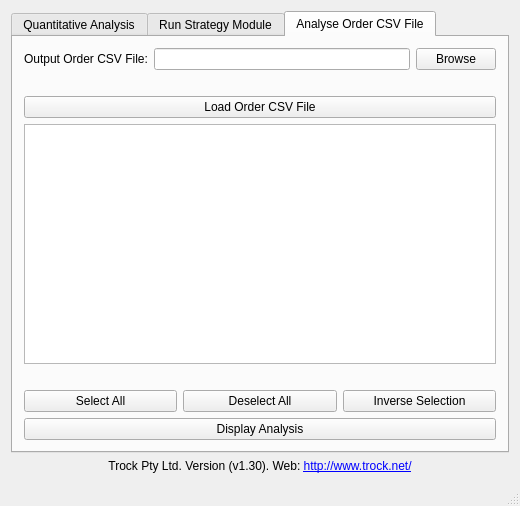
<?xml version="1.0" encoding="UTF-8"?>
<ui version="4.0">
 <class>MainWindow</class>
 <widget class="QMainWindow" name="MainWindow">
  <property name="geometry">
   <rect>
    <x>0</x>
    <y>0</y>
    <width>520</width>
    <height>506</height>
   </rect>
  </property>
  <property name="sizePolicy">
   <sizepolicy hsizetype="Preferred" vsizetype="Preferred">
    <horstretch>80</horstretch>
    <verstretch>0</verstretch>
   </sizepolicy>
  </property>
  <property name="windowTitle">
   <string>Trock Testing Platform</string>
  </property>
  <widget class="QWidget" name="centralWidget">
   <property name="enabled">
    <bool>true</bool>
   </property>
   <property name="sizePolicy">
    <sizepolicy hsizetype="Preferred" vsizetype="Preferred">
     <horstretch>0</horstretch>
     <verstretch>0</verstretch>
    </sizepolicy>
   </property>
   <property name="minimumSize">
    <size>
     <width>520</width>
     <height>450</height>
    </size>
   </property>
   <layout class="QVBoxLayout" name="verticalLayout_2">
    <item>
     <widget class="QTabWidget" name="analysis_prep">
      <property name="focusPolicy">
       <enum>Qt::TabFocus</enum>
      </property>
      <property name="styleSheet">
       <string notr="true"/>
      </property>
      <property name="currentIndex">
       <number>2</number>
      </property>
      <widget class="QWidget" name="quantitative_tab">
       <attribute name="title">
        <string>Quantitative Analysis</string>
       </attribute>
      </widget>
      <widget class="QWidget" name="run_tab">
       <attribute name="title">
        <string>Run Strategy Module</string>
       </attribute>
       <layout class="QVBoxLayout" name="verticalLayout_3">
        <item>
         <layout class="QVBoxLayout" name="programLayout">
          <item>
           <widget class="QLabel" name="strategy_module_label">
            <property name="text">
             <string>Strategy Module</string>
            </property>
           </widget>
          </item>
          <item>
           <layout class="QHBoxLayout" name="strategyModuleLayout">
            <item>
             <widget class="QLineEdit" name="strategy_module_location"/>
            </item>
            <item>
             <widget class="QPushButton" name="browseModule">
              <property name="enabled">
               <bool>true</bool>
              </property>
              <property name="text">
               <string>Browse</string>
              </property>
             </widget>
            </item>
           </layout>
          </item>
          <item>
           <widget class="QLabel" name="input_csv_label">
            <property name="text">
             <string>Input CSV</string>
            </property>
           </widget>
          </item>
          <item>
           <layout class="QHBoxLayout" name="inputCSVLayout">
            <item>
             <widget class="QLineEdit" name="input_csv_location"/>
            </item>
            <item>
             <widget class="QPushButton" name="browseCSV">
              <property name="text">
               <string>Browse</string>
              </property>
             </widget>
            </item>
           </layout>
          </item>
          <item>
           <widget class="QLabel" name="inputcsv_valid">
            <property name="font">
             <font>
              <weight>50</weight>
              <bold>false</bold>
             </font>
            </property>
            <property name="styleSheet">
             <string notr="true">color: rgb(255, 0, 0);</string>
            </property>
            <property name="text">
             <string/>
            </property>
           </widget>
          </item>
          <item>
           <widget class="QLabel" name="parameters_label">
            <property name="font">
             <font>
              <weight>75</weight>
              <bold>true</bold>
             </font>
            </property>
            <property name="text">
             <string>Parameters</string>
            </property>
           </widget>
          </item>
          <item>
           <layout class="QGridLayout" name="_2">
            <property name="leftMargin">
             <number>1</number>
            </property>
            <item row="0" column="1">
             <widget class="QLabel" name="threshold_label">
              <property name="text">
               <string>Threshold</string>
              </property>
             </widget>
            </item>
            <item row="0" column="2">
             <widget class="QDoubleSpinBox" name="threshold">
              <property name="decimals">
               <number>4</number>
              </property>
              <property name="maximum">
               <double>1.000000000000000</double>
              </property>
              <property name="singleStep">
               <double>1.000000000000000</double>
              </property>
              <property name="value">
               <double>0.000100000000000</double>
              </property>
             </widget>
            </item>
           </layout>
          </item>
          <item>
           <layout class="QHBoxLayout" name="returnInCalculationLayout">
            <item>
             <widget class="QLabel" name="returnsInCalculation_label">
              <property name="text">
               <string>Returns in calculation</string>
              </property>
             </widget>
            </item>
            <item>
             <widget class="QSpinBox" name="returnsInCalculation">
              <property name="locale">
               <locale language="English" country="UnitedKingdom"/>
              </property>
              <property name="maximum">
               <number>9999</number>
              </property>
              <property name="value">
               <number>5</number>
              </property>
             </widget>
            </item>
           </layout>
          </item>
          <item>
           <layout class="QHBoxLayout" name="dateLayout">
            <item>
             <widget class="QLabel" name="start_date_label">
              <property name="text">
               <string>Start Date</string>
              </property>
             </widget>
            </item>
            <item>
             <widget class="QDateEdit" name="start_date">
              <property name="displayFormat">
               <string>dd/MM/yyyy</string>
              </property>
              <property name="calendarPopup">
               <bool>true</bool>
              </property>
             </widget>
            </item>
            <item>
             <widget class="QLabel" name="end_date_label">
              <property name="text">
               <string>End Date</string>
              </property>
             </widget>
            </item>
            <item>
             <widget class="QDateEdit" name="end_date">
              <property name="displayFormat">
               <string>dd/MM/yyyy</string>
              </property>
              <property name="calendarPopup">
               <bool>true</bool>
              </property>
             </widget>
            </item>
           </layout>
          </item>
          <item>
           <widget class="QLabel" name="date_valid">
            <property name="styleSheet">
             <string notr="true">color:red;</string>
            </property>
            <property name="text">
             <string/>
            </property>
           </widget>
          </item>
          <item>
           <layout class="QGridLayout" name="executeLayout">
            <property name="spacing">
             <number>5</number>
            </property>
            <item row="0" column="0" alignment="Qt::AlignLeft">
             <widget class="QLabel" name="execution_status">
              <property name="sizePolicy">
               <sizepolicy hsizetype="Preferred" vsizetype="Preferred">
                <horstretch>80</horstretch>
                <verstretch>0</verstretch>
               </sizepolicy>
              </property>
              <property name="text">
               <string/>
              </property>
             </widget>
            </item>
            <item row="0" column="1">
             <widget class="QPushButton" name="execute_button">
              <property name="text">
               <string>Execute</string>
              </property>
             </widget>
            </item>
           </layout>
          </item>
         </layout>
        </item>
       </layout>
      </widget>
      <widget class="QWidget" name="analyse_tab">
       <attribute name="title">
        <string>Analyse Order CSV File</string>
       </attribute>
       <layout class="QVBoxLayout" name="verticalLayout">
        <item>
         <layout class="QHBoxLayout" name="strategyModuleLayout_2">
          <item>
           <widget class="QLabel" name="outputcsv_label">
            <property name="text">
             <string>Output Order CSV File:</string>
            </property>
           </widget>
          </item>
          <item>
           <widget class="QLineEdit" name="output_csv_location"/>
          </item>
          <item>
           <widget class="QPushButton" name="browse_outputcsv">
            <property name="enabled">
             <bool>true</bool>
            </property>
            <property name="text">
             <string>Browse</string>
            </property>
           </widget>
          </item>
         </layout>
        </item>
        <item>
         <layout class="QHBoxLayout" name="horizontalLayout">
          <property name="sizeConstraint">
           <enum>QLayout::SetMinimumSize</enum>
          </property>
          <item>
           <widget class="QLabel" name="output_csv_valid">
            <property name="autoFillBackground">
             <bool>false</bool>
            </property>
            <property name="styleSheet">
             <string notr="true">color: rgb(255, 0, 0);</string>
            </property>
            <property name="text">
             <string/>
            </property>
           </widget>
          </item>
         </layout>
        </item>
        <item>
         <widget class="QPushButton" name="loadorder_button">
          <property name="text">
           <string>Load Order CSV File</string>
          </property>
         </widget>
        </item>
        <item>
         <widget class="QListWidget" name="listWidget"/>
        </item>
        <item>
         <layout class="QHBoxLayout" name="horizontalLayout_3">
          <item>
           <widget class="QLabel" name="analysis_error_msg">
            <property name="styleSheet">
             <string notr="true">color: rgb(255, 0, 0);</string>
            </property>
            <property name="text">
             <string/>
            </property>
           </widget>
          </item>
         </layout>
        </item>
        <item>
         <layout class="QHBoxLayout" name="horizontalLayout_2">
          <item>
           <widget class="QPushButton" name="selectall">
            <property name="text">
             <string>Select All</string>
            </property>
           </widget>
          </item>
          <item>
           <widget class="QPushButton" name="deselectall">
            <property name="text">
             <string>Deselect All</string>
            </property>
           </widget>
          </item>
          <item>
           <widget class="QPushButton" name="inverseSelection">
            <property name="text">
             <string>Inverse Selection</string>
            </property>
           </widget>
          </item>
         </layout>
        </item>
        <item>
         <widget class="QPushButton" name="showanalysis_button">
          <property name="text">
           <string>Display Analysis</string>
          </property>
         </widget>
        </item>
       </layout>
      </widget>
     </widget>
    </item>
    <item>
     <widget class="QLabel" name="companylabel">
      <property name="text">
       <string>&lt;html&gt;&lt;head/&gt;&lt;body&gt;&lt;p align=&quot;center&quot;&gt;Trock Pty Ltd. Version (v1.30). Web: &lt;a href=&quot;http://www.trock.net/&quot;&gt;&lt;span style=&quot; text-decoration: underline; color:#0000ff;&quot;&gt;http://www.trock.net/&lt;/span&gt;&lt;/a&gt;&lt;/p&gt;&lt;/body&gt;&lt;/html&gt;</string>
      </property>
      <property name="openExternalLinks">
       <bool>true</bool>
      </property>
     </widget>
    </item>
   </layout>
  </widget>
  <widget class="QStatusBar" name="statusBar">
   <property name="enabled">
    <bool>true</bool>
   </property>
  </widget>
 </widget>
 <layoutdefault spacing="6" margin="11"/>
 <resources/>
 <connections/>
</ui>
